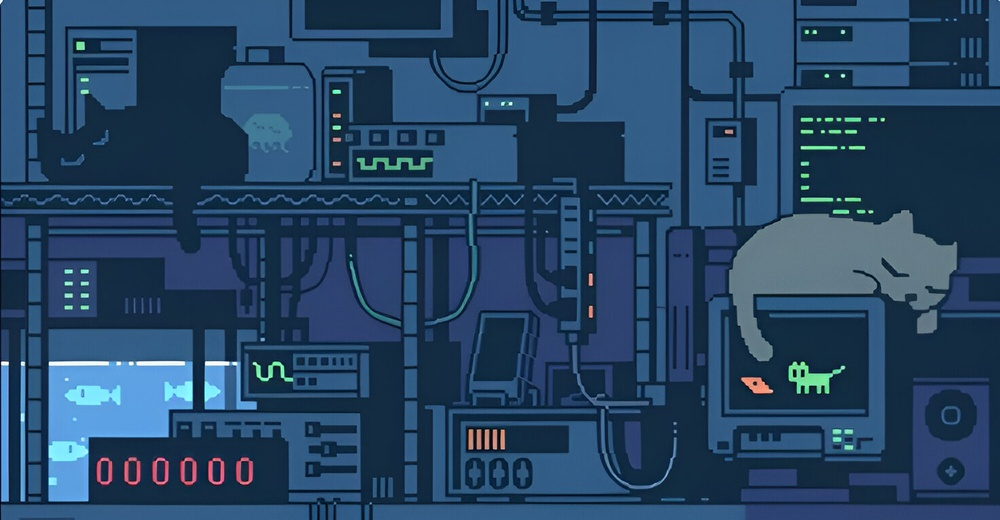
#> input picture assets/imgs/bg.jpg, 1000 x 520 px, shrunk from 1472 x 766 before the run
$ python img2circular.py
#> lines starting #> are read from the running program, lines starting #| are printed output that depends on the picture
# A script to convert images to circular type

from PIL import Image, ImageDraw
from tkinter import filedialog, Tk

root = Tk()
root.withdraw()
# dialog
file_path = filedialog.askopenfilename(
    title="Select an image",
     filetypes=[("Image files", ("*.png", "*.jpg", "*.jpeg", "*.webp", "*.svg", "*.bmp", "*.gif"))]
)
#> the answer given: ../assets/imgs/bg.jpg

if file_path:  # checking
    img = Image.open(file_path).convert("RGBA") # making the img transparency support
    # crop to square
    diameter = min(img.size)
#> diameter = 520
    left = (img.width - diameter) // 2
#> left = 240
    top = (img.height - diameter) // 2
#> top = 0
    img = img.crop((left, top, left + diameter, top + diameter))
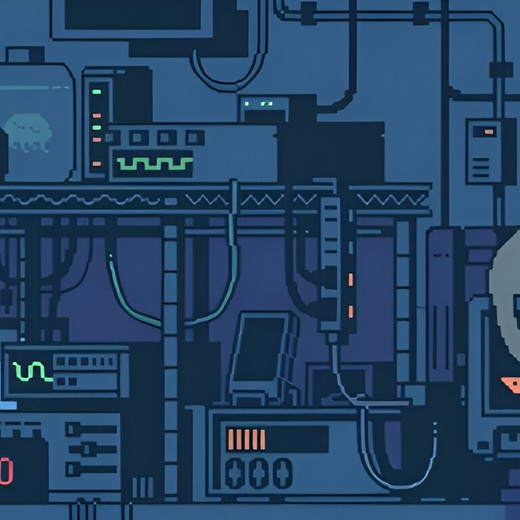
#> img: PIL image 520x520 RGBA; mean R, G, B, A 35.3, 66.8, 99.5, 255
    # drawing a white circle
    result = Image.new('L', img.size, 0) # makint the bg transparent with the same size
#> result: PIL image 520x520 L; every value is 0
    draw = ImageDraw.Draw(result)
    draw.ellipse((0, 0) + img.size, fill=255)
    # apply
    output = Image.new("RGBA", img.size)
#> output: PIL image 520x520 RGBA; every value is 0
    output.paste(img, (0, 0), result)
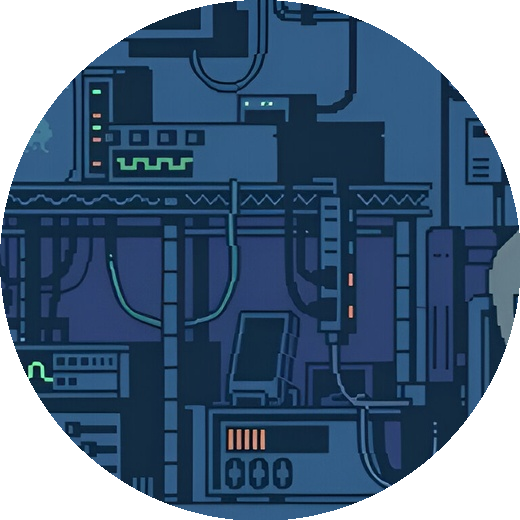
#> output: PIL image 520x520 RGBA; mean R, G, B, A 27.3, 51.6, 77.3, 200.9; transparent parts drawn white
    output.save("circular_one.png")
    print("Done")
else:
    print("No file selected.")
